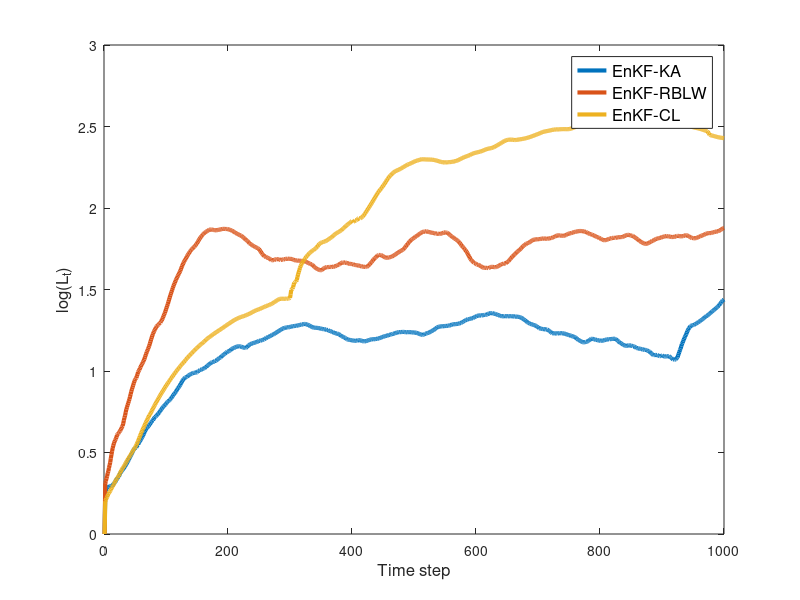

This figure's MATLAB source: (Note: this script raises an error after producing the figure.)
close all
load error_EnKF_KA.mat
load error_Ledoid.mat
load error_Schur.mat
cont=0;
for Nm=[1 3]
    Nm_opt=[12 25 50];
    for freq=[1 3]
        freq_opt=[1 5 10];
        for Nen=1:3
            Nen_opt=[10 50 100];
            fig=figure;
            cont=cont+1;
            KA_plot=plot([0;log10(movmean(squeeze((mean(error_EnKF_KA(Nm,freq,Nen,:,:),4))),100))],'LineWidth',3);
            hold on
            ledoid_plot=plot([0;log10(movmean(squeeze((mean(error_Ledoid(Nm,freq,Nen,:,:),4))),100))],'LineWidth',3);
            if (Nen==1 || Nen==2) && Nm==3  && freq==1
                shur_plot=plot([0; log10(movmean(squeeze((mean(error_Schur(Nm,freq,Nen,1:2,:),4))),100))],'LineWidth',3);
            else
                shur_plot=plot([0; log10(movmean(squeeze((mean(error_Schur(Nm,freq,Nen,:,:),4))),100))],'LineWidth',3);
            end
            hold on
            if cont==7
                legend([KA_plot,ledoid_plot,shur_plot],{'EnKF-KA','EnKF-RBLW','EnKF-CL'},'FontSize',12,'Position',[0.652976195372285 0.339682544152888 0.255357137961047 0.161904757434414])
            else
                legend([KA_plot,ledoid_plot,shur_plot],{'EnKF-KA','EnKF-RBLW','EnKF-CL'},'FontSize',12,'Position',[0.652976195372285 0.223015877486221 0.255357137961047 0.161904757434414])
            end
            ylabel('log(L_t)','FontSize',12)
            xlabel('Time step','FontSize',12)
            titulo=['N= ',num2str(Nen_opt(Nen)),', \delta','t= ',num2str(freq_opt(freq)),' h',', s= ',num2str(Nm_opt(Nm)/100)];
%             title(titulo)
            figmat=(['N_',num2str(Nen_opt(Nen)),'_Observed_',num2str(Nm_opt(Nm)),'_frequency_',num2str(freq_opt(freq))]);
           RMSE_KA(Nm,freq,Nen)=nanmean(sqrt(sum(error_EnKF_KA(Nm,freq,Nen,:,:).^2,5)/1500));
           RMSE_Ledoid(Nm,freq,Nen)=nanmean(sqrt(sum(error_Ledoid(Nm,freq,Nen,:,:).^2,5)/1500));
           RMSE_Schur(Nm,freq,Nen)=nanmean(sqrt(sum(error_Schur(Nm,freq,Nen,:,:).^2,5)/1500));
%             disp([titulo,' KA= ',num2str(RMSE_KA),' Ledoid= ',num2str(RMSE_Ledoid),' CL= ',num2str(RMSE_Schur)])
              saveas(fig,figmat,'epsc')
        end
    end
end